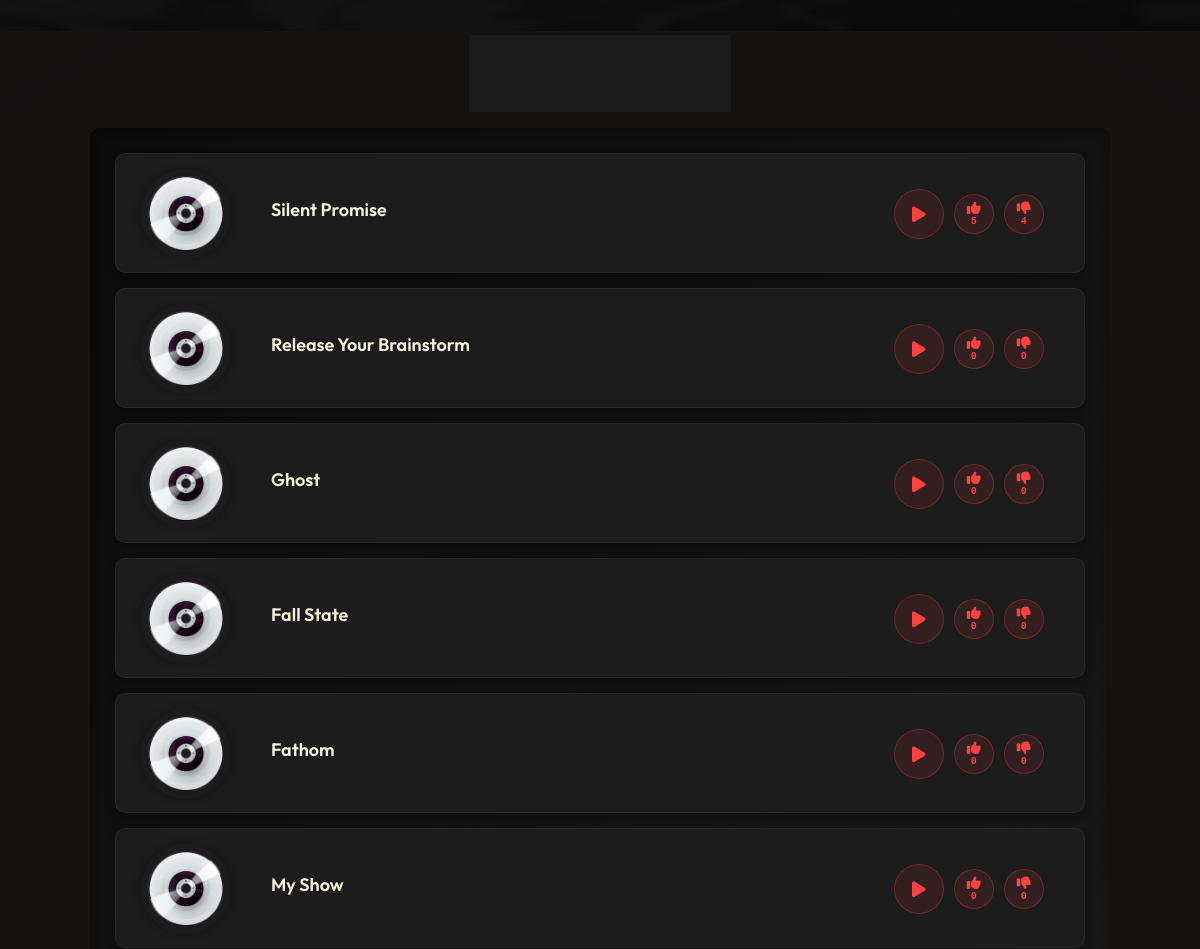
Before: /showcase (middle part) with the older database file.
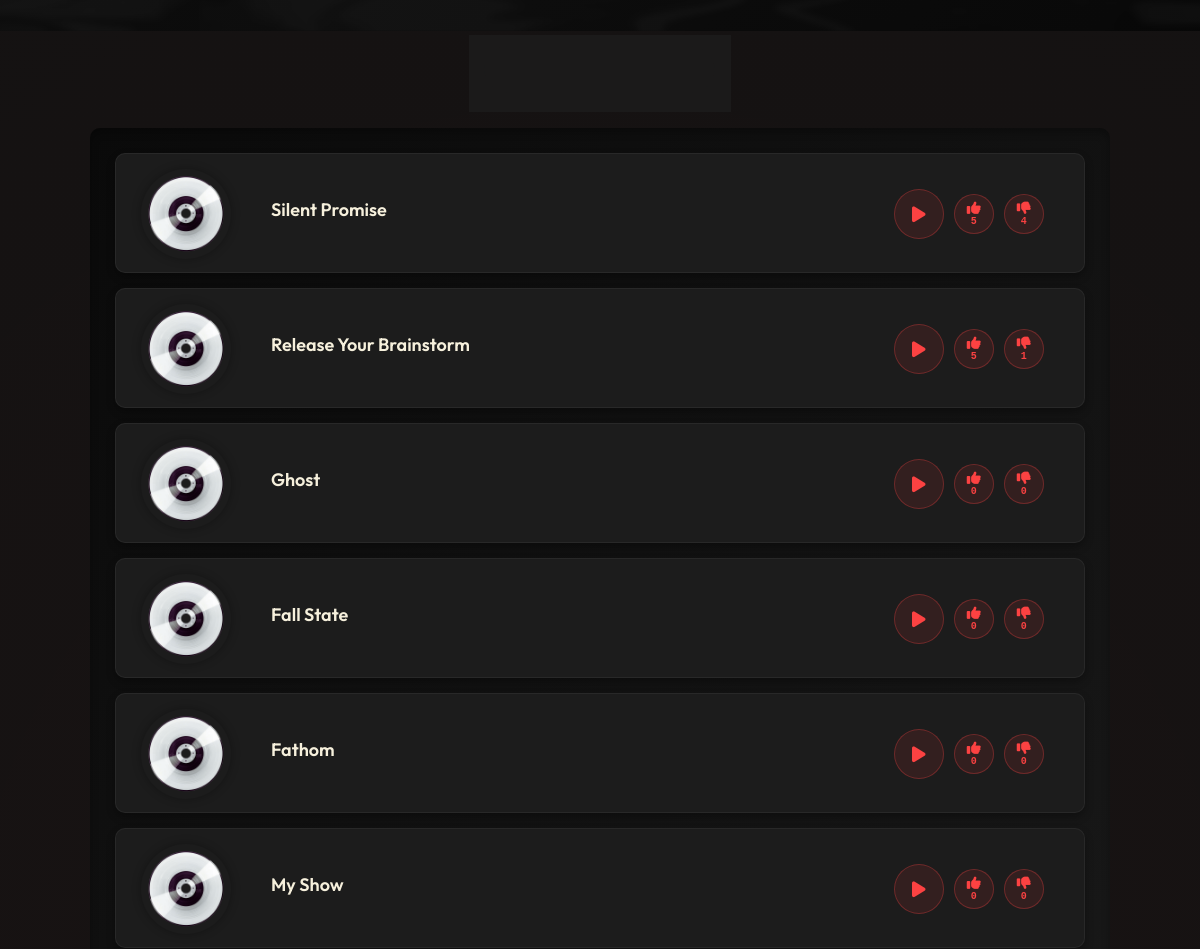
After: the same page with the newer database file.
### models.py (models this page shows, shortened)
class Track(db.Model):
    __tablename__ = 'tracks'
    id = db.Column(db.Integer, primary_key=True)
    name = db.Column(db.String(200), nullable=False)
    description = db.Column(db.String(500), nullable=True)
    file = db.Column(db.String(200), nullable=False)
    artwork = db.Column(db.String(200), nullable=True)
    artwork_secondary = db.Column(db.String(200), nullable=True)
    play_count = db.Column(db.Integer, default=0)
    like_count = db.Column(db.Integer, default=0)  # New field for likes
    unlike_count = db.Column(db.Integer, default=0)  # New field for unlikes
    date_added = db.Column(db.DateTime, default=datetime.utcnow)

### app.py (the view)
@app.route('/showcase')
def showcase():
    sort_by = request.args.get('sort', 'date_desc')
    if sort_by == 'name_asc':
        tracks = Track.query.order_by(Track.name.asc()).all()
    elif sort_by == 'name_desc':
        tracks = Track.query.order_by(Track.name.desc()).all()
    elif sort_by == 'date_asc':
        tracks = Track.query.order_by(Track.date_added.asc()).all()
    elif sort_by == 'play_count':
        tracks = Track.query.order_by(Track.play_count.desc()).all()
    elif sort_by == 'like_count':  # New sorting option
        tracks = Track.query.order_by(Track.like_count.desc()).all()
    else:  # date_desc is default
        tracks = Track.query.order_by(Track.date_added.desc()).all()
    latest_track = Track.query.order_by(Track.date_added.desc()).first()
    return render_template('showcase.html', tracks=tracks, sort_by=sort_by, latest_track=latest_track)

### templates/showcase.html (shortened to what this page needs)
{% extends 'base.html' %}
{% from 'components/hero.html' import hero %}
{% block content %}
<div class="hero-section">
</div>
<form method="GET" action="{{ url_for('showcase') }}">
    <div class="sort">Sort By:
    <select name="sort" id="sort" onchange="this.form.submit()">
        <option value="date_desc" {% if sort_by == 'date_desc' %}selected{% endif %}>Most Recent</option>
    </select>
    </div>
</form>
<div class="track-container">
    {% for track in tracks %}
    <div class="track-card">
        <div class="track-artwork">
            <img src="{{ url_for('static', filename='uploads/' + (track.artwork or 'No Artwork')) }}" alt="Artwork">
        </div>
        {% if track.artwork_secondary and track.artwork_secondary != "No Secondary Artwork" %}
            <div class="track-artwork-secondary">
                <img src="{{ url_for('static', filename='uploads/' + track.artwork_secondary) }}" alt="Secondary Artwork">
            </div>
        {% else %}
            <div class="track-info">
                <h3>{{ track.name }}</h3>
            </div>
        {% endif %}
        <div class="track-buttons">
            <button class="play-track-btn"
                data-track-url="{{ url_for('static', filename='uploads/' + track.file) }}"
                data-track-name="{{ track.name }}"
                data-track-artwork="{{ url_for('static', filename='uploads/' + track.artwork) }}"
                data-track-artwork-secondary="{{ url_for('static', filename='uploads/' + track.artwork_secondary) if track.artwork_secondary and track.artwork_secondary != 'No Secondary Artwork' else '' }}">
            </button>
            <button class="reaction-btn like-btn" data-track-id="{{ track.id }}" title="Like">
                <i class="fas fa-thumbs-up"></i>
                <span class="reaction-count like-count">{{ track.like_count or 0 }}</span>
            </button>
            <button class="reaction-btn unlike-btn" data-track-id="{{ track.id }}" title="Unlike">
                <i class="fas fa-thumbs-down"></i>
                <span class="reaction-count unlike-count">{{ track.unlike_count or 0 }}</span>
            </button>
        </div>
    </div>
    {% endfor %}
</div>
{% endblock %}

### templates/base.html (shortened to what this page needs)
<!DOCTYPE html>
<html lang="en">
<head>
    <link rel="stylesheet" href="{{ url_for('static', filename='css/typography.css') }}">
    <link rel="stylesheet" href="{{ url_for('static', filename='css/base.css') }}">
    <link rel="stylesheet" href="{{ url_for('static', filename='css/hero.css') }}">
    <link rel="stylesheet" href="{{ url_for('static', filename='css/navigation.css') }}">
    <link rel="stylesheet" href="{{ url_for('static', filename='css/track-display.css') }}">
    <link rel="stylesheet" href="{{ url_for('static', filename='css/audio-player.css') }}">
    <link rel="stylesheet" href="{{ url_for('static', filename='css/admin.css') }}">
    <link rel="stylesheet" href="{{ url_for('static', filename='css/page-specific.css') }}">
    <link rel="stylesheet" href="{{ url_for('static', filename='css/converter.css') }}">
    <link rel="stylesheet" href="{{ url_for('static', filename='css/guides.css') }}">
    <link rel="stylesheet" href="{{ url_for('static', filename='css/analyzer.css') }}">
    <link rel="stylesheet" href="{{ url_for('static', filename='css/separator.css') }}">
    <link rel="stylesheet" href="{{ url_for('static', filename='css/youtube.css') }}">
    <link rel="stylesheet" href="{{ url_for('static', filename='css/gradients.css') }}">
    <link rel="stylesheet" href="https://cdnjs.cloudflare.com/ajax/libs/font-awesome/6.4.0/css/all.min.css">
</head>
<body>
    <div id="main-content">
        <main>
            <div class="content-wrapper">
                {% block content %}{% endblock %}
            </div>
        </main>
    </div>
</body>
</html>

### static/css/typography.css (style rules this page uses)
:root { --font-primary: 'Outfit', sans-serif; --font-secondary: 'JetBrains Mono', monospace; --font-accent: 'Fraunces', serif; --font-body: 'DM Sans', sans-serif; --weight-light: 300; --weight-regular: 400; --weight-medium: 500; --weight-semibold: 600; --weight-bold: 700; --weight-extrabold: 800; --weight-black: 900; --font-size-xs: 12px; --font-size-sm: 14px; --font-size-base: 16px; --font-size-md: 18px; --font-size-lg: 20px; --font-size-xl: 24px; --font-size-2xl: 28px; --font-size-3xl: 32px; --font-size-4xl: 36px; --line-height-tight: 1.2; --line-height-normal: 1.5; --line-height-relaxed: 1.75; --letter-spacing-tight: -0.025em; --letter-spacing-normal: 0; --letter-spacing-wide: 0.025em; --letter-spacing-wider: 0.05em; }
body { font-family: var(--font-body); font-weight: var(--weight-regular); font-size: var(--font-size-base); line-height: var(--line-height-normal); color: var(--text-color); }
h1, h2, h3, h4, h5, h6 { font-family: var(--font-primary); font-weight: var(--weight-bold); line-height: var(--line-height-tight); margin-top: 0; margin-bottom: 0.5em; }
h3 { font-size: var(--font-size-xl); }
.btn, button { font-family: var(--font-primary); font-weight: var(--weight-semibold); font-size: var(--font-size-base); letter-spacing: var(--letter-spacing-wide); }

### static/css/base.css (style rules this page uses)
:root { --global-artwork-size: 50px; --global-artwork-size-mobile: 40px; --track-artwork-size: 90px; --track-artwork-secondary-width: 200px; --track-artwork-secondary-height: 100px; --admin-artwork-size: 40px; --track-artwork-size-mobile: 70px; --track-artwork-secondary-mobile-size: 150px; --primary-color: #fc4242; --secondary-color: #2c2c2c; --text-color: #ffffff; --background-color: #121212; --card-background: #1e1e1e; --hover-color: #fc4242; --card-hover-background: rgba(40, 40, 40, 0.8); --shadow-sm: 0 2px 5px rgba(0, 0, 0, 0.2); --shadow-md: 0 4px 15px rgba(0, 0, 0, 0.3); --shadow-lg: 0 10px 30px rgba(0, 0, 0, 0.4); --shadow-primary: 0 4px 15px rgba(252, 66, 66, 0.3); --shadow-primary-lg: 0 6px 20px rgba(252, 66, 66, 0.4); --transition-fast: all 0.2s ease; --transition-normal: all 0.3s ease; --transition-slow: all 0.5s ease; --border-radius-small: 5px; --border-radius-medium: 10px; --border-radius-large: 15px; --border-radius-circle: 50%; --z-index-dropdown: 100; --z-index-player: 900; --z-index-preloader: 1000; }
* { margin: 0; padding: 0; box-sizing: border-box; }
body { background-color: var(--background-color); color: var(--text-color); line-height: 1.6; scroll-behavior: smooth; margin: 0; padding: 0; overflow-x: hidden; overflow-y:hidden; }
body::before { content: ''; position: fixed; top: 0; left: 0; width: 100%; height: 100%; background: radial-gradient(circle at 50% 50%, rgba(252, 66, 66, 0.03) 0%, transparent 70%); pointer-events: none; z-index: -1; }
main { padding: 40px 20px 200px; text-align: center; font-size: 16px; min-height: calc(100vh - 80px); position: relative; width: 100%; max-width: 100%; overflow-x: hidden; box-sizing: border-box; }
@media (min-height: 900px) { main { padding-bottom: 120px; } }
main { padding: 40px 20px 200px; }

### static/css/hero.css (style rules this page uses)
.hero-section { position: relative; min-height: 45vh; display: flex; flex-direction: column; justify-content: center; align-items: center; background: linear-gradient(135deg, rgba(26,26,26,0.95) 0%, rgba(10,10,10,0.95) 100%); padding: 3rem 2rem; overflow: hidden; width: 100%; margin: 0; padding: 0; }
.hero-section::before { content: ''; position: absolute; top: 0; left: 0; width: 100%; height: 100%; background-image: url("/static/images/bg3.png"); background-size: cover; background-position: center; opacity: 0.2; z-index: 0; }

### static/css/navigation.css (style rules this page uses)
.sort { font-size: 18px; display: inline-flex; align-items: center; background-color: rgba(30, 30, 30, 0.7); padding: 8px 15px; border-radius: 30px; margin: 15px 0; box-shadow: 0 4px 10px rgba(0, 0, 0, 0.2); backdrop-filter: blur(5px); border: 1px solid rgba(255, 255, 255, 0.05); }
.sort select { background-color: transparent; border: none; color: #F5F5DC; font-size: 16px; font-family: 'Agave', sans-serif; padding: 5px 10px; margin-left: 10px; cursor: pointer; outline: none; appearance: none; -webkit-appearance: none; -moz-appearance: none; background-repeat: no-repeat; background-position: right 5px center; background-size: 15px; padding-right: 25px; transition: all 0.3s ease; }
.sort select option { background-color: #1a1a1a; color: #F5F5DC; }

### static/css/audio-player.css (style rules this page uses)
.track-artwork { width: 100%; height: 100%; object-fit: contain; border-radius: 50%; transition: var(--transition-normal); }

Changed rows visible on the page:
changed Track "Release Your Brainstorm": like_count "0" → "5"; unlike_count "0" → "1"
